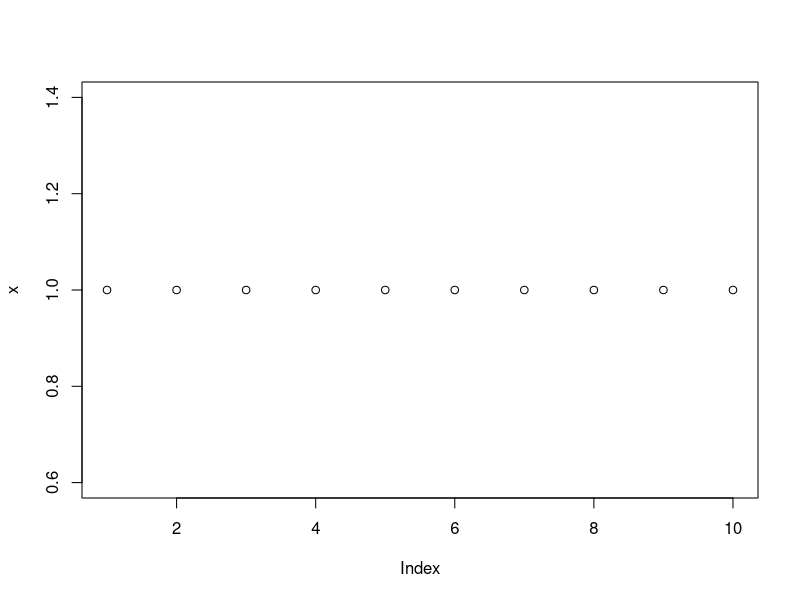

Write R code to recreate this figure.
## ---- chunk 1
knitr::opts_chunk$set(echo = TRUE)
## ---- chunk 2
x<- c(rep(1,10))

plot(x)
